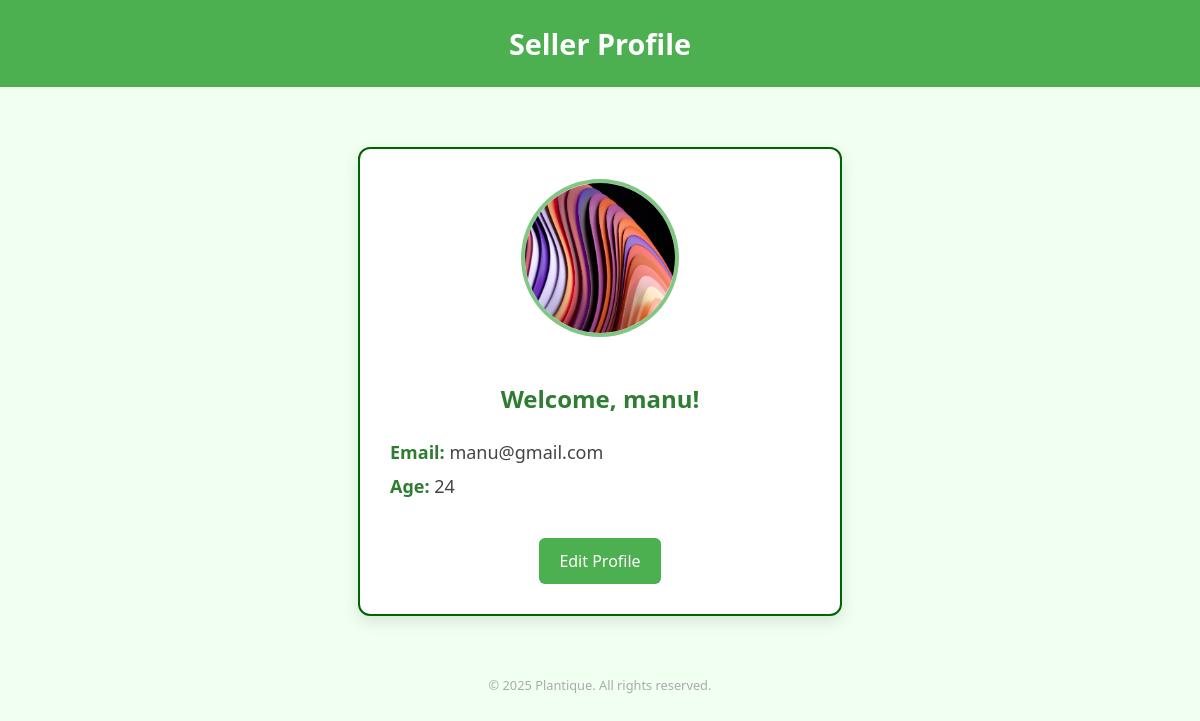
Page /sprofile/ (signed in) on the committed database.
### plantique/models.py (models this page shows)
class sreg(models.Model):
    name=models.CharField(max_length=100,null=True,blank=True)
    age=models.IntegerField()
    email=models.EmailField(unique=True)
    password=models.CharField(max_length=100,null=True,blank=True)
    image=models.FileField(upload_to='image/')

### plantique/views.py (the view)
# urls.py: path('sprofile/',views.sprofile,name='sprofile'),
def sprofile(request):
    if "email" in request.session:
        user=request.session['email']
        try:
            client=models.sreg.objects.get(email=user)
            return render(request,'sprofile.html',{'c':client})
        except models.sreg.DoesNotExist:
            alert="<script> alert('user not found'); window.location.href='/sprofile/';</script>;"
            return HttpResponse(alert)
    else:
        alert="<script> alert('user not found'); window.location.href='/sprofile/';</script>;"
        return HttpResponse(alert)

### plantique/templates/sprofile.html (shortened to what this page needs)
<!DOCTYPE html>
<html lang="en">
<head>
</head>
<body>
<header>
    Seller Profile
</header>
<div class="profile-container">
    <img src="/media/{{ c.image }}" alt="Profile Image" class="profile-image">
    <h2>Welcome, {{ c.name }}!</h2>
    <div class="profile-info">
        <p><span class="label">Email:</span> {{ c.email }}</p>
        <p><span class="label">Age:</span> {{ c.age }}</p>
    </div>
    <a href="/seditprofile/" class="edit-button">Edit Profile</a>
</div>
<div class="footer">
    © 2025 Plantique. All rights reserved.
</div>
</body>
</html>

### plantique/templates/sprofile.html (style rules this page uses)
body { font-family: 'Segoe UI', sans-serif; background-color: #f0fff0; margin: 0; padding: 0; }
header { background-color: #4CAF50; color: white; text-align: center; padding: 1.5rem; font-size: 1.8rem; font-weight: bold; }
.profile-container { max-width: 420px; background: white; margin: 60px auto; padding: 30px; border-radius: 12px; box-shadow: 0 6px 16px rgba(0, 0, 0, 0.1); border: 2px solid #006400; text-align: center; }
.profile-container h2 { margin-bottom: 25px; color: #2e7d32; }
.profile-image { width: 150px; height: 150px; border-radius: 50%; object-fit: cover; border: 4px solid #81c784; margin-bottom: 20px; }
.profile-info { text-align: left; margin-top: 20px; }
.profile-info p { font-size: 18px; margin: 10px 0; color: #444; }
.label { font-weight: bold; color: #2e7d32; }
.edit-button { display: inline-block; margin-top: 30px; padding: 12px 20px; background-color: #4CAF50; color: white; text-decoration: none; border-radius: 6px; font-size: 1rem; transition: background-color 0.3s ease; }
.footer { text-align: center; margin-top: 60px; color: #aaa; font-size: 0.8rem; }

### rows in the picture
sreg: image (picture), name "manu", email "manu@gmail.com", age "24"
